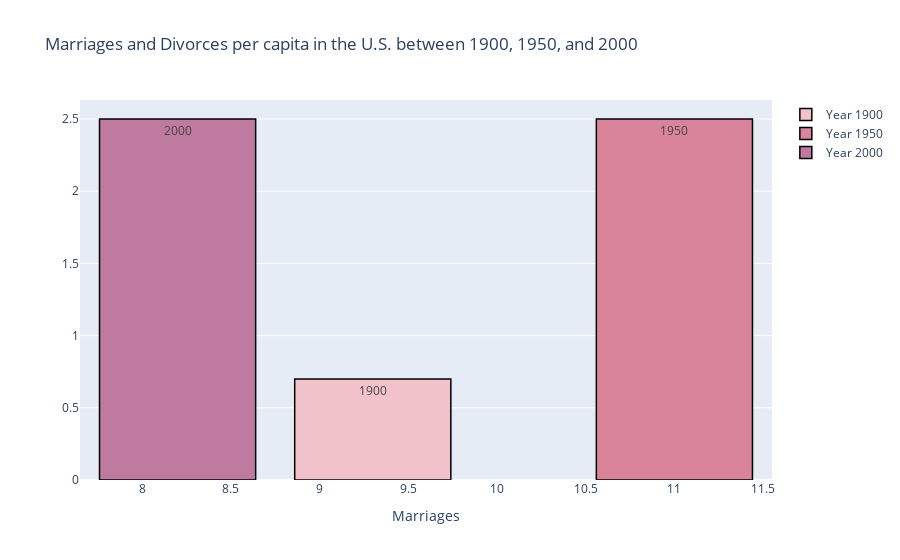

The notebook cell this image was saved under:
### Markdown cell above
## Question 7 ##

### Code cell
marriagesBar00 = marriages[marriages.Year == 1900]
marriagesBar50 = marriages[marriages.Year == 1950]
marriagesBar200 = marriages[marriages.Year == 2000]
# import graph objects as "go"
import plotly.graph_objs as go
# create trace1 
trace1 = go.Bar(
                x = marriagesBar00.Marriages_per_1000,
                y = marriagesBar00.Divorces_per_1000,
                name = "Year 1900",
                marker = dict(color = 'rgb(242,194,203)',
                             line=dict(color='rgb(0,0,0)',width=1.5)),
                text = marriagesBar00.Year)
# create trace2 
trace2 = go.Bar(
                x = marriagesBar50.Marriages_per_1000,
                y = marriagesBar50.Divorces_per_1000,
                name = "Year 1950",
                marker = dict(color = 'rgb(217,132,155)',
                             line=dict(color='rgb(0,0,0)',width=1.5)),
                text = marriagesBar50.Year)
# create trace2 
trace3 = go.Bar(
                x = marriagesBar200.Marriages_per_1000,
                y = marriagesBar50.Divorces_per_1000,
                name = "Year 2000",
                marker = dict(color = 'rgb(191,122,160)',
                             line=dict(color='rgb(0,0,0)',width=1.5)),
                text = marriagesBar200.Year)
data = [trace1, trace2, trace3]
layout = go.Layout(barmode = "group")
layout = dict(title = 'Marriages and Divorces per capita in the U.S. between 1900, 1950, and 2000',
              xaxis= dict(title= 'Marriages',ticklen= 5,zeroline= False)
             )
fig = go.Figure(data = data, layout = layout)
iplot(fig)

### Figure 1 — Plotly figure (JSON) as saved in the notebook; plotly's stock layout.template omitted (floating-point values rounded to 4 significant figures)
{"data": [{"marker": {"color": "rgb(242,194,203)", "line": {"color": "rgb(0,0,0)", "width": 1.5}}, "name": "Year 1900", "text": [1900], "type": "bar", "x": [9.3], "y": [0.7]}, {"marker": {"color": "rgb(217,132,155)", "line": {"color": "rgb(0,0,0)", "width": 1.5}}, "name": "Year 1950", "text": [1950], "type": "bar", "x": [11], "y": [2.5]}, {"marker": {"color": "rgb(191,122,160)", "line": {"color": "rgb(0,0,0)", "width": 1.5}}, "name": "Year 2000", "text": [2000], "type": "bar", "x": [8.2], "y": [2.5]}], "layout": {"title": {"text": "Marriages and Divorces per capita in the U.S. between 1900, 1950, and 2000"}, "xaxis": {"ticklen": 5, "title": {"text": "Marriages"}, "zeroline": false}}}
